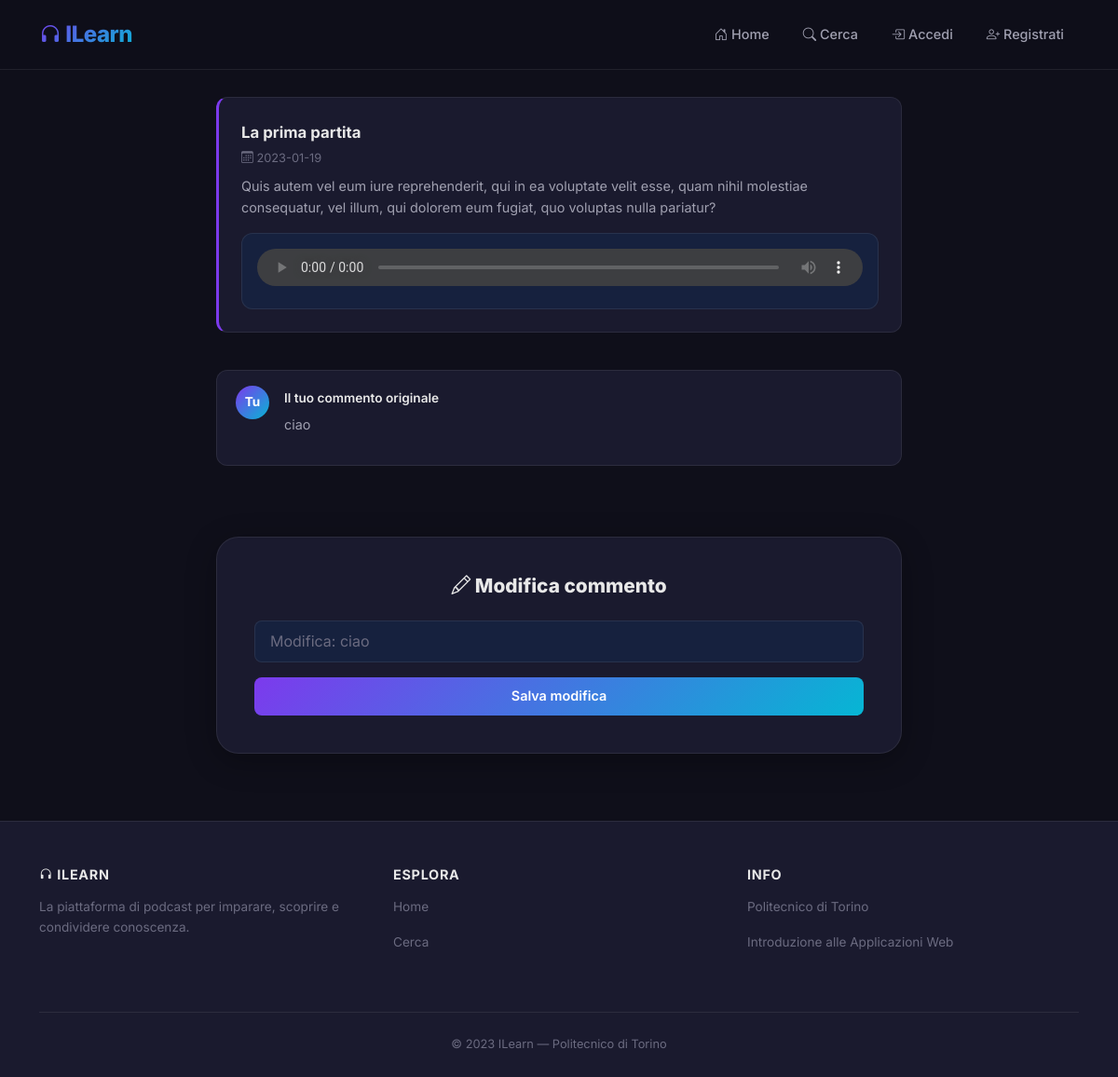
Before: /modificaCommento/3 (signed in) with the older database file.
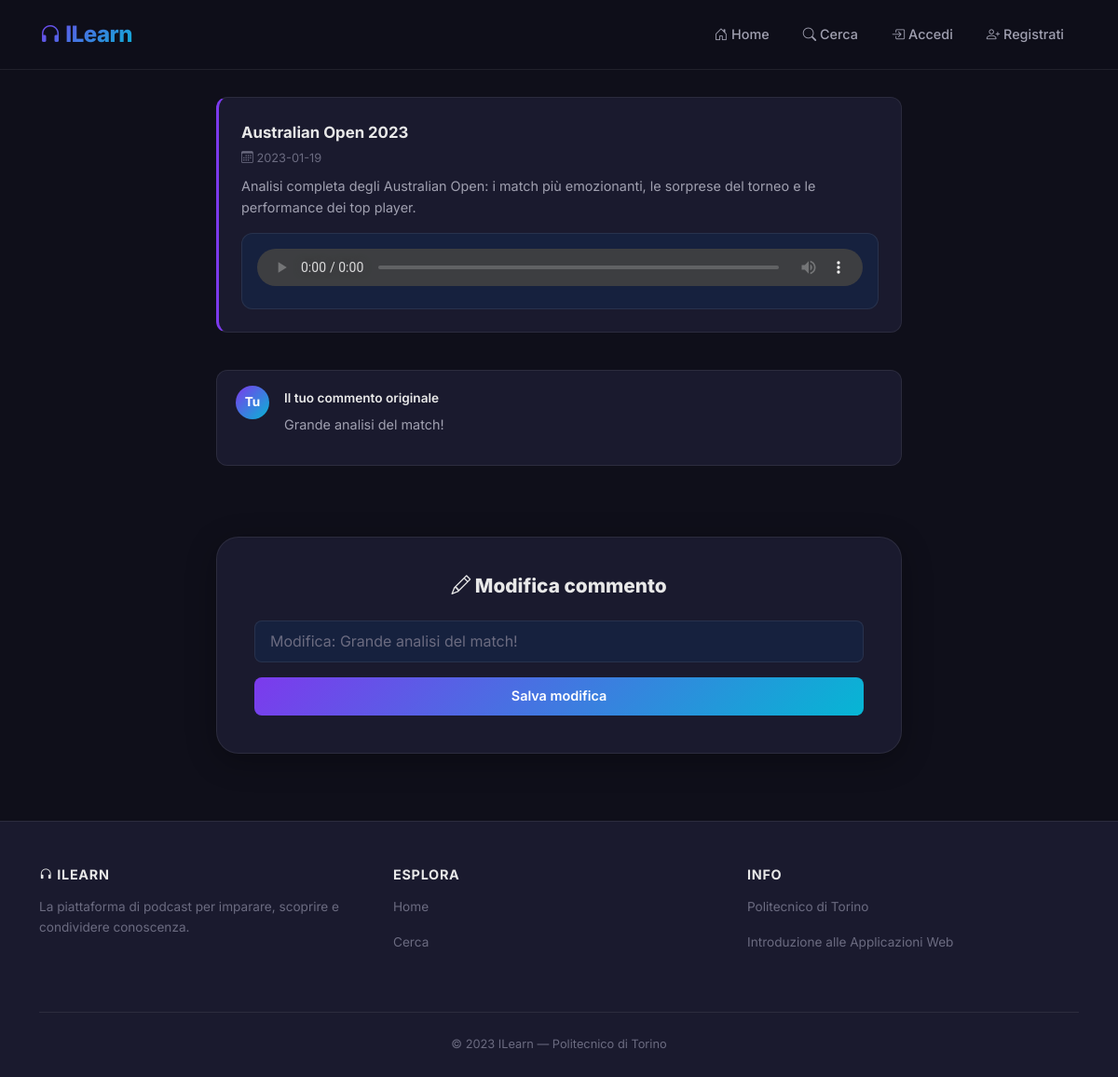
After: the same page with the newer database file.
### tables this page shows
CREATE TABLE "EPISODI" (
	"episodio_id"	INTEGER NOT NULL,
	"podcast_id"	INTEGER NOT NULL,
	"Titolo"	TEXT NOT NULL,
	"Descrizione"	TEXT NOT NULL,
	"DataCreazione"	TEXT NOT NULL,
	"Estensione"	TEXT NOT NULL,
	PRIMARY KEY("episodio_id" AUTOINCREMENT),
	FOREIGN KEY("podcast_id") REFERENCES "PODCAST"("podcast_id") ON DELETE CASCADE
);

CREATE TABLE "COMMENTI" (
	"commento_id"	INTEGER NOT NULL,
	"episodio_id"	INTEGER NOT NULL,
	"utente_id"	INTEGER NOT NULL,
	"Testo"	TEXT NOT NULL,
	PRIMARY KEY("commento_id" AUTOINCREMENT),
	FOREIGN KEY("utente_id") REFERENCES "UTENTI"("ID") ON DELETE CASCADE,
	FOREIGN KEY("episodio_id") REFERENCES "EPISODI"("episodio_id") ON DELETE CASCADE
);

### app.py (the view)
@app.route('/modificaCommento/<commento_id>')
@login_required
def modificaCommento(commento_id):
    commento = db_interaction.get_commento_by_id(commento_id)
    if commento:
        episodio = db_interaction.getEpisodio_byCommentoID(commento_id)
        podcast = db_interaction.get_podcast_by_id(episodio['podcast_id'])
        if int(podcast['utente_id']) == int(current_user.get_id()):
            return render_template('modificaCommento.html', episodio=episodio, commento=commento)
        else:
            flash('Non sei il creatore di questo podcast', 'danger')
            return redirect(url_for('home'))
    else:
        flash('La richiesta non è andata a buon fine', "danger")
        return redirect(url_for('home'))

### app.py (called while the page is built)
@login_manager.user_loader
def load_user(user_id):
    db_user = db_interaction.get_user_with_password_by_id(user_id)
    user = User(id=db_user['ID'], email=db_user['Email'], password=db_user['Password'], type=db_user['Tipo'], username=db_user['Username'])
    return user

### db_interaction.py (called while the page is built)
def get_user_with_password_by_id(id):
    conn = sqlite3.connect('db/podcast.db')
    conn.row_factory = sqlite3.Row
    cursor = conn.cursor()
    sql = 'SELECT * FROM UTENTI WHERE ID = ?'
    cursor.execute(sql, (id,))
    user = cursor.fetchone()
    cursor.close()
    conn.close()
    return user

def get_podcast_by_id(podcast_id):
    conn = sqlite3.connect('db/podcast.db')
    conn.row_factory = sqlite3.Row
    cursor = conn.cursor()
    sql = 'SELECT * FROM PODCAST, UTENTI WHERE PODCAST.utente_id = UTENTI.ID AND podcast_id = ?'
    cursor.execute(sql, (podcast_id,))
    podcast = cursor.fetchone()
    cursor.close()
    conn.close()
    return podcast

def getEpisodio_byCommentoID(commento_id):
    conn = sqlite3.connect('db/podcast.db')
    conn.row_factory = sqlite3.Row
    cursor = conn.cursor()
    sql = 'SELECT * FROM EPISODI, COMMENTI WHERE COMMENTI.episodio_id = EPISODI.episodio_id AND commento_id=?'
    cursor.execute(sql, (commento_id,))
    episodio = cursor.fetchone()
    cursor.close()
    conn.close()
    return episodio

def get_commento_by_id(commento_id):
    conn = sqlite3.connect('db/podcast.db')
    conn.row_factory = sqlite3.Row
    cursor = conn.cursor()
    sql = 'SELECT * FROM COMMENTI WHERE commento_id=?'
    cursor.execute(sql, (commento_id,))
    commento = cursor.fetchone()
    cursor.close()
    conn.close()
    return commento

### templates/modificaCommento.html (shortened to what this page needs)
{% extends "base.html" %}
{% block content %}
<div class="py-4">
    <div class="row justify-content-center mb-4" data-aos="fade-up">
        <div class="col-lg-8">
            <div class="episode-item">
                <div class="episode-title">{{ episodio.Titolo }}</div>
                <div class="episode-date"><i class="bi bi-calendar3"></i> {{ episodio.DataCreazione }}</div>
                <p class="episode-desc mt-2">{{ episodio.Descrizione }}</p>
                <div class="audio-player-wrapper mt-2">
                    <audio src="{{ url_for('static', filename='episodio' + episodio.episodio_id|string + 'podcast' + episodio.podcast_id|string + episodio.Estensione) }}" controls></audio>
                </div>
            </div>
        </div>
    </div>
    <div class="row justify-content-center mb-3" data-aos="fade-up" data-aos-delay="100">
        <div class="col-lg-8">
            <div class="comment-card">
                <div class="d-flex gap-3">
                    <div class="comment-avatar">Tu</div>
                    <div>
                        <span class="comment-username">Il tuo commento originale</span>
                        <p class="comment-text">{{ commento.Testo }}</p>
                    </div>
                </div>
            </div>
        </div>
    </div>
    <div class="row justify-content-center" data-aos="fade-up" data-aos-delay="200">
        <div class="col-lg-8">
            <div class="form-glass" style="max-width: 100%;">
                <h5 class="form-title" style="font-size: 1.3rem;"><i class="bi bi-pencil"></i> Modifica commento</h5>
                <form action="/modificaCommento/commento_id" method="POST" enctype="multipart/form-data">
                    <div class="mb-3">
                        <input class="form-control" type="text" placeholder="Modifica: {{ commento.Testo }}" name="testo_commento">
                    </div>
                    <div class="d-grid">
                        <button type="submit" class="btn btn-gradient">Salva modifica</button>
                    </div>
                </form>
            </div>
        </div>
    </div>
</div>
{% endblock %}

### templates/base.html (shortened to what this page needs)
<!DOCTYPE html>
<html lang="it" data-bs-theme="dark">
<head>
    <link href="https://cdn.jsdelivr.net/npm/bootstrap@5.3.3/dist/css/bootstrap.min.css" rel="stylesheet">
    <link rel="stylesheet" href="https://cdn.jsdelivr.net/npm/bootstrap-icons@1.11.3/font/bootstrap-icons.css">
    <link href="https://unpkg.com/aos@2.3.4/dist/aos.css" rel="stylesheet">
    <link rel="stylesheet" type="text/css" href="{{ url_for('static', filename='style.css') }}">
</head>
<body>
    <nav class="navbar navbar-expand-lg navbar-glass fixed-top">
        <div class="container-xl">
            <a class="navbar-brand brand-gradient" href="{{ url_for('home') }}">
                <i class="bi bi-headphones"></i> ILearn
            </a>
            <div class="collapse navbar-collapse" id="navbarMain">
                <ul class="navbar-nav ms-auto mb-2 mb-lg-0 align-items-lg-center gap-1">
                    <li class="nav-item">
                        <a class="nav-link" href="{{ url_for('home') }}">
                            <i class="bi bi-house-door"></i> Home
                        </a>
                    </li>
                    <li class="nav-item">
                        <a class="nav-link" href="{{ url_for('cerca') }}">
                            <i class="bi bi-search"></i> Cerca
                        </a>
                    </li>
                    {% if isactive %}
                    <li class="nav-item">
                        <a class="nav-link" href="{{ url_for('feed') }}">
                            <i class="bi bi-rss"></i> Feed
                        </a>
                    </li>
                    <li class="nav-item">
                        <a class="nav-link {% block profilo_active %}{% endblock %}" href="{{ url_for('profilo', user_id=user.ID) }}">
                            <i class="bi bi-person-circle"></i> Profilo
                        </a>
                    </li>
                    {% if user.Tipo == 1 %}
                    <li class="nav-item">
                        <a class="nav-link" href="{{ url_for('nuovoPodcast') }}">
                            <i class="bi bi-plus-circle"></i> Nuovo podcast
                        </a>
                    </li>
                    {% endif %}
                    <li class="nav-item">
                        <a class="nav-link" href="{{ url_for('logout') }}">
                            <i class="bi bi-box-arrow-right"></i> Logout
                        </a>
                    </li>
                    {% else %}
                    <li class="nav-item">
                        <a class="nav-link" href="{{ url_for('login') }}">
                            <i class="bi bi-box-arrow-in-right"></i> Accedi
                        </a>
                    </li>
                    <li class="nav-item">
                        <a class="nav-link" href="{{ url_for('signup') }}">
                            <i class="bi bi-person-plus"></i> Registrati
                        </a>
                    </li>
                    {% endif %}
                </ul>
            </div>
        </div>
    </nav>
    <div class="main-content">
        <div class="container-xl">
            {% block content %}{% endblock %}
        </div>
    </div>
    <footer class="footer-dark">
        <div class="container-xl">
            <div class="row">
                <div class="col-md-4 mb-3">
                    <h6><i class="bi bi-headphones"></i> ILearn</h6>
                    <p>La piattaforma di podcast per imparare, scoprire e condividere conoscenza.</p>
                </div>
                <div class="col-md-4 mb-3">
                    <h6>Esplora</h6>
                    <p><a href="{{ url_for('home') }}">Home</a></p>
                    <p><a href="{{ url_for('cerca') }}">Cerca</a></p>
                </div>
                <div class="col-md-4 mb-3">
                    <h6>Info</h6>
                    <p>Politecnico di Torino</p>
                    <p>Introduzione alle Applicazioni Web</p>
                </div>
            </div>
            <div class="footer-bottom">
                &copy; 2023 ILearn &mdash; Politecnico di Torino
            </div>
        </div>
    </footer>
</body>
</html>

Changed rows visible on the page:
changed EPISODI: Titolo "La prima partita" → "Australian Open 2023"; Descrizione "Quis autem vel eum iure reprehenderit, qui in ea voluptate velit esse, quam nihil molestiae consequatur, vel illum, qui dolorem eum fugiat, quo voluptas nulla pariatur?" → "Analisi completa degli Australian Open: i match più emozionanti, le sorprese del torneo e le performance dei top player."
changed COMMENTI: Testo "ciao" → "Grande analisi del match!"; testo_commento "Modifica: ciao" → "Modifica: Grande analisi del match!"
